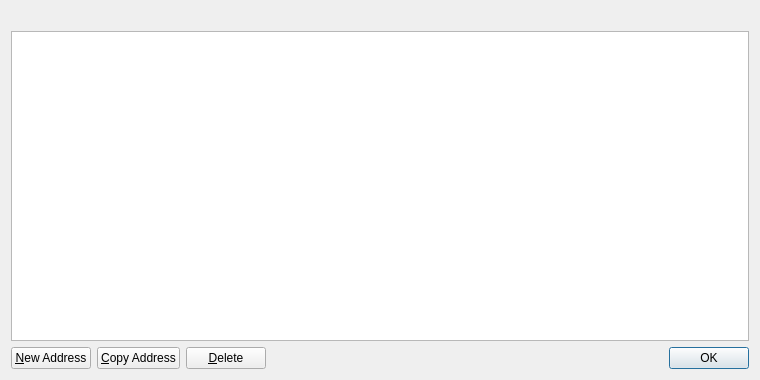
<?xml version="1.0" encoding="UTF-8"?>
<ui version="4.0">
 <class>AddressBookPage</class>
 <widget class="QWidget" name="AddressBookPage">
  <property name="geometry">
   <rect>
    <x>0</x>
    <y>0</y>
    <width>760</width>
    <height>380</height>
   </rect>
  </property>
  <property name="windowTitle">
   <string>Address Book</string>
  </property>
  <layout class="QVBoxLayout" name="verticalLayout">
   <item>
    <widget class="QLabel" name="labelExplanation">
     <property name="textFormat">
      <enum>Qt::PlainText</enum>
     </property>
     <property name="wordWrap">
      <bool>true</bool>
     </property>
    </widget>
   </item>
   <item>
    <widget class="QTableView" name="tableView">
     <property name="contextMenuPolicy">
      <enum>Qt::CustomContextMenu</enum>
     </property>
     <property name="toolTip">
      <string>Double-click to edit address or label</string>
     </property>
     <property name="tabKeyNavigation">
      <bool>false</bool>
     </property>
     <property name="alternatingRowColors">
      <bool>true</bool>
     </property>
     <property name="selectionMode">
      <enum>QAbstractItemView::SingleSelection</enum>
     </property>
     <property name="selectionBehavior">
      <enum>QAbstractItemView::SelectRows</enum>
     </property>
     <property name="sortingEnabled">
      <bool>true</bool>
     </property>
     <attribute name="verticalHeaderVisible">
      <bool>false</bool>
     </attribute>
    </widget>
   </item>
   <item>
    <layout class="QHBoxLayout" name="horizontalLayout">
     <item>
      <widget class="QPushButton" name="newAddress">
       <property name="toolTip">
        <string>Create a new address</string>
       </property>
       <property name="text">
        <string>&amp;New Address</string>
       </property>
       <property name="icon">
        <iconset resource="../primecoin.qrc">
         <normaloff>:/icons/add</normaloff>:/icons/add</iconset>
       </property>
      </widget>
     </item>
     <item>
      <widget class="QPushButton" name="copyAddress">
       <property name="toolTip">
        <string>Copy the currently selected address to the system clipboard</string>
       </property>
       <property name="text">
        <string>&amp;Copy Address</string>
       </property>
       <property name="icon">
        <iconset resource="../primecoin.qrc">
         <normaloff>:/icons/editcopy</normaloff>:/icons/editcopy</iconset>
       </property>
      </widget>
     </item>
     <item>
      <widget class="QPushButton" name="deleteAddress">
       <property name="toolTip">
        <string>Delete the currently selected address from the list</string>
       </property>
       <property name="text">
        <string>&amp;Delete</string>
       </property>
       <property name="icon">
        <iconset resource="../primecoin.qrc">
         <normaloff>:/icons/remove</normaloff>:/icons/remove</iconset>
       </property>
      </widget>
     </item>
     <item>
      <spacer name="horizontalSpacer">
       <property name="orientation">
        <enum>Qt::Horizontal</enum>
       </property>
       <property name="sizeHint" stdset="0">
        <size>
         <width>40</width>
         <height>20</height>
        </size>
       </property>
      </spacer>
     </item>
     <item>
      <widget class="QDialogButtonBox" name="buttonBox">
       <property name="sizePolicy">
        <sizepolicy hsizetype="Maximum" vsizetype="Fixed">
         <horstretch>0</horstretch>
         <verstretch>0</verstretch>
        </sizepolicy>
       </property>
       <property name="standardButtons">
        <set>QDialogButtonBox::Ok</set>
       </property>
      </widget>
     </item>
    </layout>
   </item>
  </layout>
 </widget>
 <resources>
  <include location="../primecoin.qrc"/>
 </resources>
 <connections/>
</ui>
